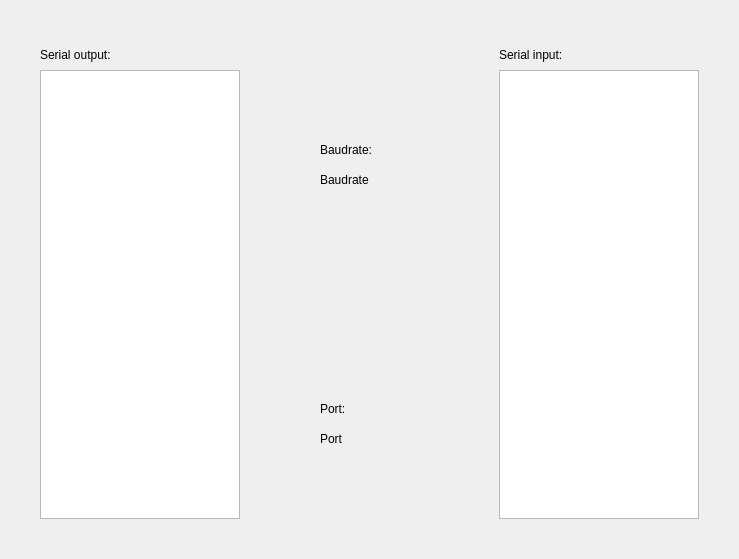
<?xml version="1.0" encoding="UTF-8"?>
<ui version="4.0">
 <class>InfoSerialScreen</class>
 <widget class="QWidget" name="InfoSerialScreen">
  <property name="geometry">
   <rect>
    <x>0</x>
    <y>0</y>
    <width>739</width>
    <height>559</height>
   </rect>
  </property>
  <property name="windowTitle">
   <string>Form</string>
  </property>
  <widget class="QTextBrowser" name="outputBrowser">
   <property name="geometry">
    <rect>
     <x>40</x>
     <y>70</y>
     <width>200</width>
     <height>449</height>
    </rect>
   </property>
  </widget>
  <widget class="QLabel" name="outputLabel">
   <property name="geometry">
    <rect>
     <x>40</x>
     <y>45</y>
     <width>200</width>
     <height>20</height>
    </rect>
   </property>
   <property name="text">
    <string>Serial output:</string>
   </property>
  </widget>
  <widget class="QTextBrowser" name="inputBrowser">
   <property name="geometry">
    <rect>
     <x>499</x>
     <y>70</y>
     <width>200</width>
     <height>449</height>
    </rect>
   </property>
  </widget>
  <widget class="QLabel" name="inputLabel">
   <property name="geometry">
    <rect>
     <x>499</x>
     <y>45</y>
     <width>200</width>
     <height>20</height>
    </rect>
   </property>
   <property name="text">
    <string>Serial input:</string>
   </property>
  </widget>
  <widget class="QLabel" name="baudrateLabel">
   <property name="geometry">
    <rect>
     <x>320</x>
     <y>140</y>
     <width>99</width>
     <height>20</height>
    </rect>
   </property>
   <property name="text">
    <string>Baudrate:</string>
   </property>
  </widget>
  <widget class="QLabel" name="baudrateValueLabel">
   <property name="geometry">
    <rect>
     <x>320</x>
     <y>170</y>
     <width>99</width>
     <height>20</height>
    </rect>
   </property>
   <property name="text">
    <string>Baudrate</string>
   </property>
  </widget>
  <widget class="QLabel" name="portValueLabel">
   <property name="geometry">
    <rect>
     <x>320</x>
     <y>429</y>
     <width>99</width>
     <height>20</height>
    </rect>
   </property>
   <property name="text">
    <string>Port</string>
   </property>
  </widget>
  <widget class="QLabel" name="portLabel">
   <property name="geometry">
    <rect>
     <x>320</x>
     <y>399</y>
     <width>99</width>
     <height>20</height>
    </rect>
   </property>
   <property name="text">
    <string>Port:</string>
   </property>
  </widget>
 </widget>
 <resources/>
 <connections/>
</ui>
